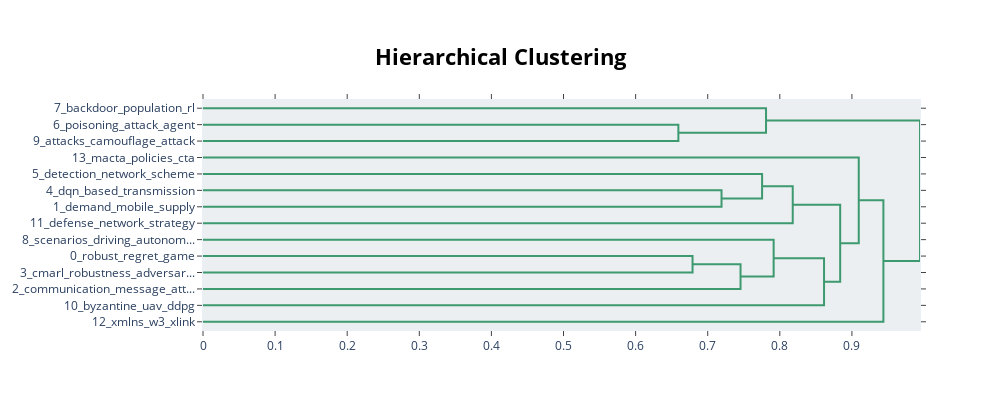

The notebook cell saved with this chart:
### Code cell
topic_model.visualize_hierarchy()

### Figure 1 — Plotly figure (JSON) as saved in the notebook; plotly's stock layout.template omitted (floating-point values rounded to 4 significant figures)
{"data": [{"hoverinfo": "text", "marker": {"color": "rgb(61,153,112)"}, "mode": "lines", "type": "scatter", "x": [0, 0.6593, 0.6593, 0], "xaxis": "x", "y": [-15, -15, -25, -25], "yaxis": "y"}, {"hoverinfo": "text", "marker": {"color": "rgb(61,153,112)"}, "mode": "lines", "type": "scatter", "x": [0, 0.7809, 0.7809, 0.6593], "xaxis": "x", "y": [-5, -5, -20, -20], "yaxis": "y"}, {"hoverinfo": "text", "marker": {"color": "rgb(61,153,112)"}, "mode": "lines", "type": "scatter", "x": [0, 0.7192, 0.7192, 0], "xaxis": "x", "y": [-55, -55, -65, -65], "yaxis": "y"}, {"hoverinfo": "text", "marker": {"color": "rgb(61,153,112)"}, "mode": "lines", "type": "scatter", "x": [0, 0.7754, 0.7754, 0.7192], "xaxis": "x", "y": [-45, -45, -60, -60], "yaxis": "y"}, {"hoverinfo": "text", "marker": {"color": "rgb(61,153,112)"}, "mode": "lines", "type": "scatter", "x": [0.7754, 0.8179, 0.8179, 0], "xaxis": "x", "y": [-52.5, -52.5, -75, -75], "yaxis": "y"}, {"hoverinfo": "text", "marker": {"color": "rgb(61,153,112)"}, "mode": "lines", "type": "scatter", "x": [0, 0.679, 0.679, 0], "xaxis": "x", "y": [-95, -95, -105, -105], "yaxis": "y"}, {"hoverinfo": "text", "marker": {"color": "rgb(61,153,112)"}, "mode": "lines", "type": "scatter", "x": [0.679, 0.7455, 0.7455, 0], "xaxis": "x", "y": [-100, -100, -115, -115], "yaxis": "y"}, {"hoverinfo": "text", "marker": {"color": "rgb(61,153,112)"}, "mode": "lines", "type": "scatter", "x": [0, 0.7915, 0.7915, 0.7455], "xaxis": "x", "y": [-85, -85, -107.5, -107.5], "yaxis": "y"}, {"hoverinfo": "text", "marker": {"color": "rgb(61,153,112)"}, "mode": "lines", "type": "scatter", "x": [0.7915, 0.8613, 0.8613, 0], "xaxis": "x", "y": [-96.25, -96.25, -125, -125], "yaxis": "y"}, {"hoverinfo": "text", "marker": {"color": "rgb(61,153,112)"}, "mode": "lines", "type": "scatter", "x": [0.8179, 0.8837, 0.8837, 0.8613], "xaxis": "x", "y": [-63.75, -63.75, -110.6, -110.6], "yaxis": "y"}, {"hoverinfo": "text", "marker": {"color": "rgb(61,153,112)"}, "mode": "lines", "type": "scatter", "x": [0, 0.9095, 0.9095, 0.8837], "xaxis": "x", "y": [-35, -35, -87.19, -87.19], "yaxis": "y"}, {"hoverinfo": "text", "marker": {"color": "rgb(61,153,112)"}, "mode": "lines", "type": "scatter", "x": [0.9095, 0.9437, 0.9437, 0], "xaxis": "x", "y": [-61.09, -61.09, -135, -135], "yaxis": "y"}, {"hoverinfo": "text", "marker": {"color": "rgb(61,153,112)"}, "mode": "lines", "type": "scatter", "x": [0.7809, 0.9944, 0.9944, 0.9437], "xaxis": "x", "y": [-12.5, -12.5, -98.05, -98.05], "yaxis": "y"}], "layout": {"autosize": false, "height": 410, "hoverlabel": {"bgcolor": "white", "font": {"family": "Rockwell", "size": 16}}, "hovermode": "closest", "plot_bgcolor": "#ECEFF1", "showlegend": false, "title": {"font": {"color": "Black", "size": 22}, "text": "<b>Hierarchical Clustering</b>", "x": 0.5, "xanchor": "center", "yanchor": "top"}, "width": 1000, "xaxis": {"mirror": "allticks", "rangemode": "tozero", "showgrid": false, "showline": true, "showticklabels": true, "ticks": "outside", "type": "linear", "zeroline": false}, "yaxis": {"mirror": "allticks", "range": [-140, 0], "rangemode": "tozero", "showgrid": false, "showline": true, "showticklabels": true, "tickmode": "array", "ticks": "outside", "ticktext": ["7_backdoor_population_rl", "6_poisoning_attack_agent", "9_attacks_camouflage_attack", "13_macta_policies_cta", "5_detection_network_scheme", "4_dqn_based_transmission", "1_demand_mobile_supply", "11_defense_network_strategy", "8_scenarios_driving_autonom...", "0_robust_regret_game", "3_cmarl_robustness_adversar...", "2_communication_message_att...", "10_byzantine_uav_ddpg", "12_xmlns_w3_xlink"], "tickvals": [-5, -15, -25, -35, -45, -55, -65, -75, -85, -95, -105, -115, -125, -135], "type": "linear", "zeroline": false}}}
